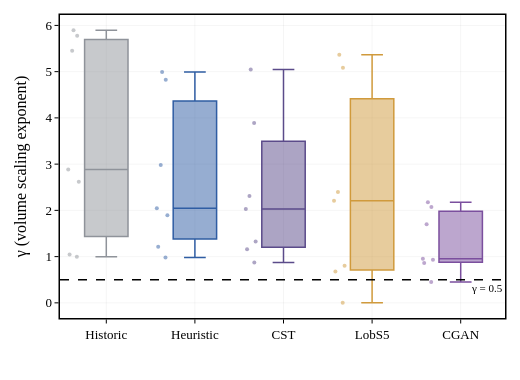

Write notebook code for a chart like this one.
### Markdown cell above
---
## 4. Supplementary: Volume Scaling (γ)

$\text{Peak impact} \propto V^\gamma$. Square-root law predicts $\gamma = \beta \approx 0.5$.

### Code cell
# ── Figure 99: Gamma Distribution (single column) ──

fig = go.Figure()
for label, r in R.items():
    gdf = r['gamma_df']
    if gdf.empty:
        continue
    fig.add_trace(go.Box(
        y=gdf['gamma'], name=label,
        marker_color=SCENARIOS[label]['color'],
        line_color=SCENARIOS[label]['color'],
        boxpoints='all', jitter=0.3, pointpos=-1.5,
        marker=dict(size=4, opacity=0.5),
        line_width=1.5))

fig.add_hline(y=0.5, line_dash='dash', line_color='black', line_width=1.5,
              annotation_text='\u03b3 = 0.5', annotation_font_size=11,
              annotation_position='bottom right')

pub_layout(fig, width=SINGLE_W, height=380, legend_pos='none')
fig.update_xaxes(title_text='')
fig.update_yaxes(title_text='\u03b3 (volume scaling exponent)')
save_fig(fig, '99. Gamma Distribution.png')
fig.show()

# Summary
for label, r in R.items():
    gdf = r['gamma_df']
    if not gdf.empty:
        print(f"{label:15s}  \u03b3 = {gdf['gamma'].mean():.3f} \u00b1 {gdf['gamma'].std():.3f}  (n={len(gdf)})")

### Figure 1 — Plotly figure (JSON) as saved in the notebook; plotly's stock layout.template omitted (floating-point values rounded to 4 significant figures)
{"data": [{"boxpoints": "all", "jitter": 0.3, "line": {"color": "#8F939A", "width": 1.5}, "marker": {"color": "#8F939A", "opacity": 0.5, "size": 4}, "name": "Historic", "pointpos": -1.5, "type": "box", "y": [1.043, 0.9976, 5.775, 5.452, 5.897, 2.883, 2.62]}, {"boxpoints": "all", "jitter": 0.3, "line": {"color": "#2F5DA3", "width": 1.5}, "marker": {"color": "#2F5DA3", "opacity": 0.5, "size": 4}, "name": "Heuristic", "pointpos": -1.5, "type": "box", "y": [0.9818, 4.826, 4.992, 1.211, 1.892, 2.979, 2.045]}, {"boxpoints": "all", "jitter": 0.3, "line": {"color": "#5B4B8A", "width": 1.5}, "marker": {"color": "#5B4B8A", "opacity": 0.5, "size": 4}, "name": "CST", "pointpos": -1.5, "type": "box", "y": [2.027, 1.328, 1.157, 0.8732, 3.892, 5.048, 2.312]}, {"boxpoints": "all", "jitter": 0.3, "line": {"color": "#D09A3C", "width": 1.5}, "marker": {"color": "#D09A3C", "opacity": 0.5, "size": 4}, "name": "LobS5", "pointpos": -1.5, "type": "box", "y": [0.8016, 5.363, -1.725e-05, 5.086, 0.6802, 2.398, 2.207]}, {"boxpoints": "all", "jitter": 0.3, "line": {"color": "#7B4F9E", "width": 1.5}, "marker": {"color": "#7B4F9E", "opacity": 0.5, "size": 4}, "name": "CGAN", "pointpos": -1.5, "type": "box", "y": [0.4492, 0.9306, 0.9534, 2.072, 2.177, 1.699, 0.8636]}], "layout": {"annotations": [{"font": {"size": 11}, "showarrow": false, "text": "γ = 0.5", "x": 1, "xanchor": "right", "xref": "x domain", "y": 0.5, "yanchor": "top", "yref": "y"}], "font": {"color": "black", "family": "Times New Roman, DejaVu Serif, serif", "size": 13}, "height": 380, "legend": {"bgcolor": "rgba(255,255,255,0.85)", "bordercolor": "black", "borderwidth": 1, "font": {"size": 11}, "visible": false}, "margin": {"b": 55, "l": 60, "r": 15, "t": 15}, "shapes": [{"line": {"color": "black", "dash": "dash", "width": 1.5}, "type": "line", "x0": 0, "x1": 1, "xref": "x domain", "y0": 0.5, "y1": 0.5, "yref": "y"}], "title": {}, "width": 520, "xaxis": {"gridcolor": "rgba(0,0,0,0.08)", "gridwidth": 0.5, "linecolor": "black", "linewidth": 1.5, "mirror": true, "showgrid": true, "showline": true, "tickcolor": "black", "ticklen": 4, "ticks": "outside", "tickwidth": 1, "title": {"text": ""}, "zeroline": false}, "yaxis": {"gridcolor": "rgba(0,0,0,0.08)", "gridwidth": 0.5, "linecolor": "black", "linewidth": 1.5, "mirror": true, "showgrid": true, "showline": true, "tickcolor": "black", "ticklen": 4, "ticks": "outside", "tickwidth": 1, "title": {"text": "γ (volume scaling exponent)"}, "zeroline": false}}}
